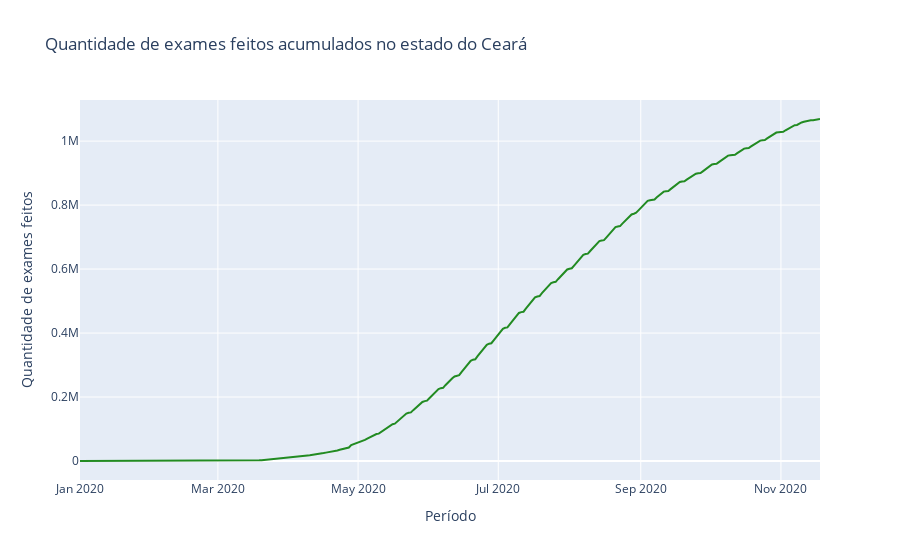

The notebook cell this image was saved under:
### Code cell
# gráfico de exames 02

g_ex_02 = go.Figure()

add_trace(g_ex_02, exames_acumulados.datas, exames_acumulados.exames)

g_ex_02.update_layout(title='Quantidade de exames feitos acumulados no estado do Ceará',
xaxis_title='Período',
yaxis_title='Quantidade de exames feitos')


py.iplot(g_ex_02)

### Figure 1 — Plotly figure (JSON) as saved in the notebook; plotly's stock layout.template omitted (floating-point values rounded to 4 significant figures; data arrays with more than 128 entries replaced by an {"elided": "..."} marker saying what was removed)
{"data": [{"line": {"color": "forestgreen"}, "mode": "lines", "name": "", "type": "scatter", "x": {"elided": "317 str values"}, "y": {"elided": "317 int values"}}], "layout": {"title": {"text": "Quantidade de exames feitos acumulados no estado do Ceará"}, "xaxis": {"title": {"text": "Período"}}, "yaxis": {"title": {"text": "Quantidade de exames feitos"}}}}
